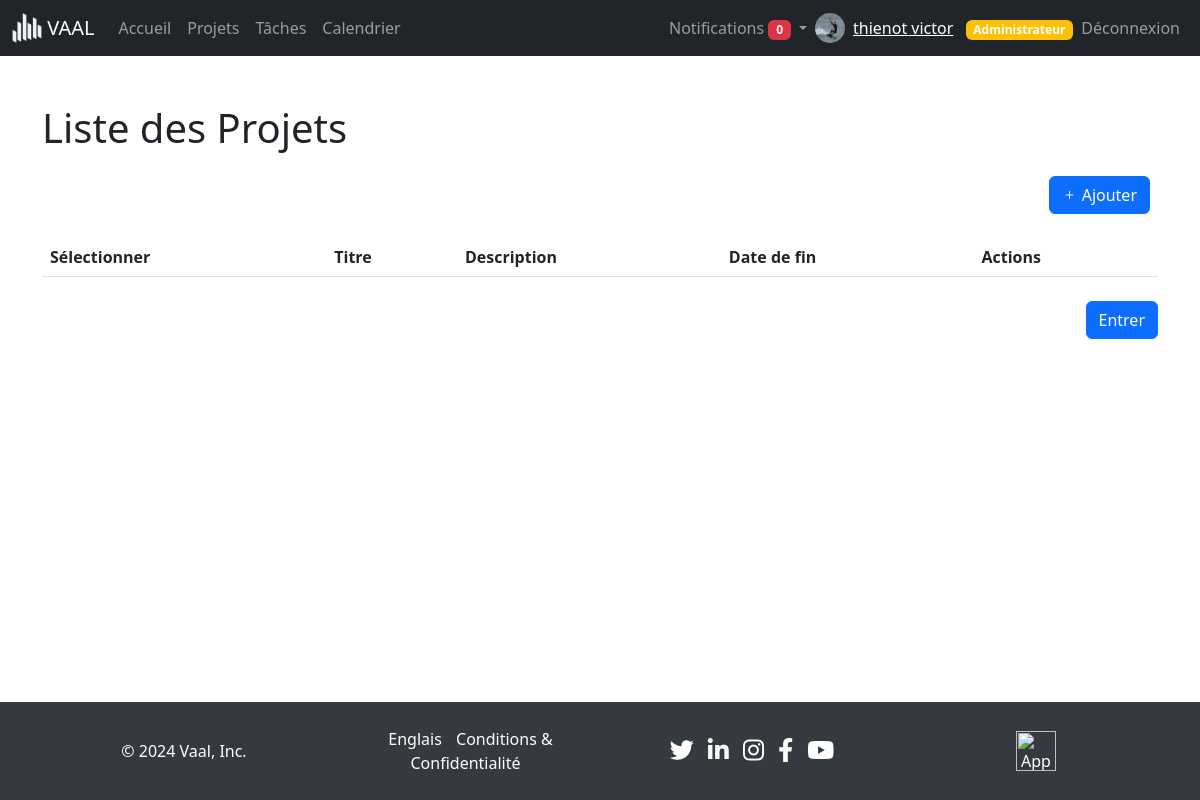
/views/projects/view.php (signed in), run on the app's committed database.
### tables this page shows
CREATE TABLE `users` (
  `id` int(11) NOT NULL,
  `profile` varchar(255) NOT NULL,
  `nom` varchar(50) NOT NULL,
  `prenom` varchar(255) NOT NULL,
  `email` varchar(100) NOT NULL,
  `password` varchar(255) NOT NULL,
  `role` enum('member','manager','admin') DEFAULT 'member',
  `activation` enum('oui','non') NOT NULL DEFAULT 'non'
);

### views/projects/view.php (the view, shortened to what this page needs)
<?php
include '../../includes/connect.php';
include '../../includes/navbar.php';
?>
<!DOCTYPE html>
<html lang="fr">
<head>
    <link href="https://cdn.jsdelivr.net/npm/bootstrap@5.3.3/dist/css/bootstrap.min.css" rel="stylesheet">
    <link href="https://cdnjs.cloudflare.com/ajax/libs/bootstrap-icons/1.8.1/font/bootstrap-icons.min.css" rel="stylesheet">
</head>
<body>
<div class="container mt-5">
    <h1 class="mb-4">Liste des Projets</h1>
    <div class="d-flex justify-content-end mb-4">
        <a href="create.php" class="btn btn-primary me-2">
            <i class="bi bi-plus"></i> Ajouter
        </a>
    </div>
    <form>
        <table class="table table-striped">
            <thead>
                <tr>
                    <th>Sélectionner</th>
                    <th>Titre</th>
                    <th>Description</th>
                    <th>Date de fin</th>
                    <th>Actions</th>
                </tr>
            </thead>
        </table>
        <div class="d-flex justify-content-end mt-4">
            <button type="button" class="btn btn-primary" onclick="getSelectedProject()">Entrer</button>
        </div>
    </form>
</div>
<?php include '../../includes/footer.php'; ?>
</body>
</html>

### includes/navbar.php (shortened to what this page needs)
<?php
include $_SERVER['DOCUMENT_ROOT'].'/Project-Management-App/includes/connect.php';
$user_id = $_SESSION['user_id'];
$stmt = $pdo->prepare("SELECT * FROM users WHERE id = ?");
$stmt->execute([$user_id]);
$user = $stmt->fetch(PDO::FETCH_ASSOC);
$notificationsStmt = $pdo->prepare("SELECT * FROM notifications WHERE user_id = ? AND is_read = 0 ORDER BY created_at DESC");
$notificationsStmt->execute([$user_id]);
$notifications = $notificationsStmt->fetchAll();
$notificationCount = count($notifications);
$user_name = htmlspecialchars($user['nom'] . ' ' . $user['prenom']);
$profile_image = !empty($user['profile']) ? $user['profile'] : 'assets/images/default-profile.png';
$user_role = $user['role'];
?>
<nav class="navbar navbar-expand-lg navbar-dark bg-dark">
    <div class="container-fluid">
        <a class="navbar-brand" href="/Project-Management-App/index.php">
            <img src="/Project-Management-App/assets/images/logo_white.png" alt="Logo" width="30" height="30" class="d-inline-block align-top">
            VAAL
        </a>
        <div class="collapse navbar-collapse" id="navbarNav">
            <ul class="navbar-nav me-auto mb-2 mb-lg-0">
                <li class="nav-item">
                    <a class="nav-link" href="/Project-Management-App/dashboard.php">Accueil</a>
                </li>
                <li class="nav-item">
                    <a class="nav-link" href="/Project-Management-App/views/projects/view.php">Projets</a>
                </li>
                <li class="nav-item">
                    <a class="nav-link" href="/Project-Management-App/views/tasks/view.php">Tâches</a>
                </li>
                <li class="nav-item">
                    <a class="nav-link" href="/Project-Management-App/views/calendar/view.php">Calendrier</a>
                </li>
            </ul>
            <ul class="navbar-nav ms-auto mb-2 mb-lg-0 align-items-center">
                <li class="nav-item dropdown">
                    <a class="nav-link dropdown-toggle" href="#" id="notificationsDropdown" role="button" data-bs-toggle="dropdown" aria-expanded="false">
                        Notifications <span class="badge bg-danger"><?php echo $notificationCount; ?></span>
                    </a>
                </li>
                <li class="nav-item d-flex align-items-center">
                    <img src="/Project-Management-App/<?php echo htmlspecialchars($profile_image); ?>" alt="Profile Image" width="30" height="30" class="rounded-circle me-2">
                    <span class="navbar-text">
                        <a href="/Project-Management-App/views/auth/profile.php"><?php echo $user_name; ?></a>
                        <?php if ($user_role === 'admin'): ?>
                            <span class="badge bg-warning text-dark ms-2"><a href="/Project-Management-App/dashboard_admin.php" style="text-decoration: none;">Administrateur</a></span>
                        <?php endif; ?>
                    </span>
                </li>
                <li class="nav-item">
                    <a class="nav-link" href="/Project-Management-App/includes/logout.php">Déconnexion</a>
                </li>
            </ul>
        </div>
    </div>
</nav>

### includes/footer.php (style rules this page uses)
body { display: flex; flex-direction: column; min-height: 100vh; margin: 0; }

### data on the page
users: profile (picture), user_name "thienot victor"

### other printed values
$notificationCount "0"
